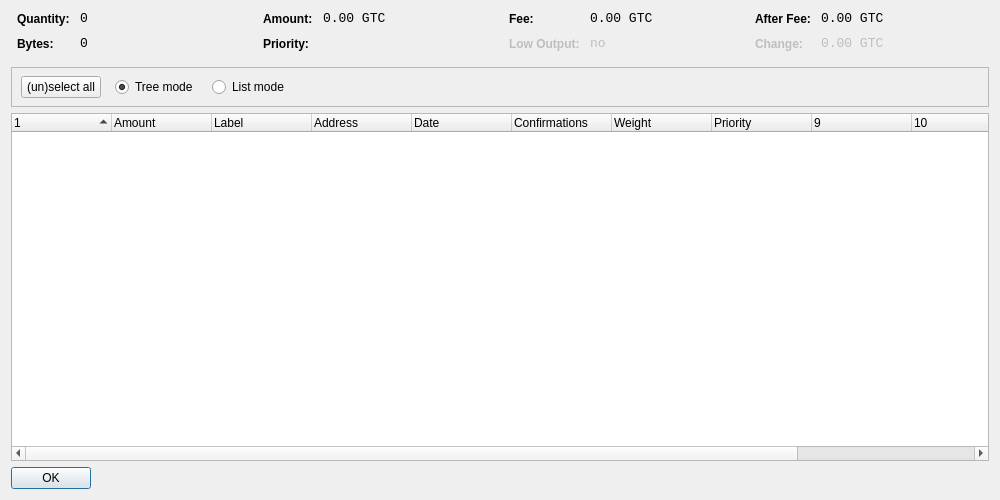
<?xml version="1.0" encoding="UTF-8"?>
<ui version="4.0">
 <class>CoinControlDialog</class>
 <widget class="QWidget" name="CoinControlDialog">
  <property name="geometry">
   <rect>
    <x>0</x>
    <y>0</y>
    <width>1000</width>
    <height>500</height>
   </rect>
  </property>
  <property name="windowTitle">
   <string>Coin Control</string>
  </property>
  <layout class="QVBoxLayout" name="verticalLayout">
   <item>
    <layout class="QHBoxLayout" name="horizontalLayoutTop" stretch="0,0,0,0">
     <property name="topMargin">
      <number>0</number>
     </property>
     <property name="bottomMargin">
      <number>10</number>
     </property>
     <item>
      <layout class="QFormLayout" name="formLayoutCoinControl1">
       <property name="horizontalSpacing">
        <number>10</number>
       </property>
       <property name="verticalSpacing">
        <number>10</number>
       </property>
       <property name="leftMargin">
        <number>6</number>
       </property>
       <property name="rightMargin">
        <number>6</number>
       </property>
       <item row="0" column="0">
        <widget class="QLabel" name="labelCoinControlQuantityText">
         <property name="styleSheet">
          <string notr="true">font-weight:bold;</string>
         </property>
         <property name="text">
          <string>Quantity:</string>
         </property>
        </widget>
       </item>
       <item row="0" column="1">
        <widget class="QLabel" name="labelCoinControlQuantity">
         <property name="font">
          <font>
           <family>Monospace</family>
           <pointsize>10</pointsize>
          </font>
         </property>
         <property name="cursor">
          <cursorShape>IBeamCursor</cursorShape>
         </property>
         <property name="contextMenuPolicy">
          <enum>Qt::ActionsContextMenu</enum>
         </property>
         <property name="text">
          <string notr="true">0</string>
         </property>
         <property name="textInteractionFlags">
          <set>Qt::LinksAccessibleByMouse|Qt::TextSelectableByKeyboard|Qt::TextSelectableByMouse</set>
         </property>
        </widget>
       </item>
       <item row="1" column="0">
        <widget class="QLabel" name="labelCoinControlBytesText">
         <property name="styleSheet">
          <string notr="true">font-weight:bold;</string>
         </property>
         <property name="text">
          <string>Bytes:</string>
         </property>
        </widget>
       </item>
       <item row="1" column="1">
        <widget class="QLabel" name="labelCoinControlBytes">
         <property name="font">
          <font>
           <family>Monospace</family>
           <pointsize>10</pointsize>
          </font>
         </property>
         <property name="cursor">
          <cursorShape>IBeamCursor</cursorShape>
         </property>
         <property name="contextMenuPolicy">
          <enum>Qt::ActionsContextMenu</enum>
         </property>
         <property name="text">
          <string notr="true">0</string>
         </property>
         <property name="textInteractionFlags">
          <set>Qt::LinksAccessibleByMouse|Qt::TextSelectableByKeyboard|Qt::TextSelectableByMouse</set>
         </property>
        </widget>
       </item>
      </layout>
     </item>
     <item>
      <layout class="QFormLayout" name="formLayoutCoinControl2">
       <property name="horizontalSpacing">
        <number>10</number>
       </property>
       <property name="verticalSpacing">
        <number>10</number>
       </property>
       <property name="leftMargin">
        <number>6</number>
       </property>
       <property name="rightMargin">
        <number>6</number>
       </property>
       <item row="0" column="0">
        <widget class="QLabel" name="labelCoinControlAmountText">
         <property name="styleSheet">
          <string notr="true">font-weight:bold;</string>
         </property>
         <property name="text">
          <string>Amount:</string>
         </property>
        </widget>
       </item>
       <item row="0" column="1">
        <widget class="QLabel" name="labelCoinControlAmount">
         <property name="font">
          <font>
           <family>Monospace</family>
           <pointsize>10</pointsize>
          </font>
         </property>
         <property name="cursor">
          <cursorShape>IBeamCursor</cursorShape>
         </property>
         <property name="contextMenuPolicy">
          <enum>Qt::ActionsContextMenu</enum>
         </property>
         <property name="text">
          <string notr="true">0.00 GTC</string>
         </property>
         <property name="textInteractionFlags">
          <set>Qt::LinksAccessibleByMouse|Qt::TextSelectableByKeyboard|Qt::TextSelectableByMouse</set>
         </property>
        </widget>
       </item>
       <item row="1" column="0">
        <widget class="QLabel" name="labelCoinControlPriorityText">
         <property name="styleSheet">
          <string notr="true">font-weight:bold;</string>
         </property>
         <property name="text">
          <string>Priority:</string>
         </property>
        </widget>
       </item>
       <item row="1" column="1">
        <widget class="QLabel" name="labelCoinControlPriority">
         <property name="font">
          <font>
           <family>Monospace</family>
           <pointsize>10</pointsize>
          </font>
         </property>
         <property name="cursor">
          <cursorShape>IBeamCursor</cursorShape>
         </property>
         <property name="contextMenuPolicy">
          <enum>Qt::ActionsContextMenu</enum>
         </property>
         <property name="text">
          <string/>
         </property>
         <property name="textInteractionFlags">
          <set>Qt::LinksAccessibleByMouse|Qt::TextSelectableByKeyboard|Qt::TextSelectableByMouse</set>
         </property>
        </widget>
       </item>
      </layout>
     </item>
     <item>
      <layout class="QFormLayout" name="formLayoutCoinControl3">
       <property name="horizontalSpacing">
        <number>10</number>
       </property>
       <property name="verticalSpacing">
        <number>10</number>
       </property>
       <property name="leftMargin">
        <number>6</number>
       </property>
       <property name="rightMargin">
        <number>6</number>
       </property>
       <item row="0" column="0">
        <widget class="QLabel" name="labelCoinControlFeeText">
         <property name="styleSheet">
          <string notr="true">font-weight:bold;</string>
         </property>
         <property name="text">
          <string>Fee:</string>
         </property>
        </widget>
       </item>
       <item row="0" column="1">
        <widget class="QLabel" name="labelCoinControlFee">
         <property name="font">
          <font>
           <family>Monospace</family>
           <pointsize>10</pointsize>
          </font>
         </property>
         <property name="cursor">
          <cursorShape>IBeamCursor</cursorShape>
         </property>
         <property name="contextMenuPolicy">
          <enum>Qt::ActionsContextMenu</enum>
         </property>
         <property name="text">
          <string notr="true">0.00 GTC</string>
         </property>
         <property name="textInteractionFlags">
          <set>Qt::LinksAccessibleByMouse|Qt::TextSelectableByKeyboard|Qt::TextSelectableByMouse</set>
         </property>
        </widget>
       </item>
       <item row="1" column="0">
        <widget class="QLabel" name="labelCoinControlLowOutputText">
         <property name="enabled">
          <bool>false</bool>
         </property>
         <property name="styleSheet">
          <string notr="true">font-weight:bold;</string>
         </property>
         <property name="text">
          <string>Low Output:</string>
         </property>
        </widget>
       </item>
       <item row="1" column="1">
        <widget class="QLabel" name="labelCoinControlLowOutput">
         <property name="enabled">
          <bool>false</bool>
         </property>
         <property name="font">
          <font>
           <family>Monospace</family>
           <pointsize>10</pointsize>
          </font>
         </property>
         <property name="cursor">
          <cursorShape>IBeamCursor</cursorShape>
         </property>
         <property name="contextMenuPolicy">
          <enum>Qt::ActionsContextMenu</enum>
         </property>
         <property name="text">
          <string>no</string>
         </property>
         <property name="textInteractionFlags">
          <set>Qt::LinksAccessibleByMouse|Qt::TextSelectableByKeyboard|Qt::TextSelectableByMouse</set>
         </property>
        </widget>
       </item>
      </layout>
     </item>
     <item>
      <layout class="QFormLayout" name="formLayoutCoinControl4">
       <property name="horizontalSpacing">
        <number>10</number>
       </property>
       <property name="verticalSpacing">
        <number>10</number>
       </property>
       <property name="leftMargin">
        <number>6</number>
       </property>
       <property name="rightMargin">
        <number>6</number>
       </property>
       <item row="0" column="0">
        <widget class="QLabel" name="labelCoinControlAfterFeeText">
         <property name="styleSheet">
          <string notr="true">font-weight:bold;</string>
         </property>
         <property name="text">
          <string>After Fee:</string>
         </property>
        </widget>
       </item>
       <item row="0" column="1">
        <widget class="QLabel" name="labelCoinControlAfterFee">
         <property name="font">
          <font>
           <family>Monospace</family>
           <pointsize>10</pointsize>
          </font>
         </property>
         <property name="cursor">
          <cursorShape>IBeamCursor</cursorShape>
         </property>
         <property name="contextMenuPolicy">
          <enum>Qt::ActionsContextMenu</enum>
         </property>
         <property name="text">
          <string notr="true">0.00 GTC</string>
         </property>
         <property name="textInteractionFlags">
          <set>Qt::LinksAccessibleByMouse|Qt::TextSelectableByKeyboard|Qt::TextSelectableByMouse</set>
         </property>
        </widget>
       </item>
       <item row="1" column="0">
        <widget class="QLabel" name="labelCoinControlChangeText">
         <property name="enabled">
          <bool>false</bool>
         </property>
         <property name="styleSheet">
          <string notr="true">font-weight:bold;</string>
         </property>
         <property name="text">
          <string>Change:</string>
         </property>
        </widget>
       </item>
       <item row="1" column="1">
        <widget class="QLabel" name="labelCoinControlChange">
         <property name="enabled">
          <bool>false</bool>
         </property>
         <property name="font">
          <font>
           <family>Monospace</family>
           <pointsize>10</pointsize>
          </font>
         </property>
         <property name="cursor">
          <cursorShape>IBeamCursor</cursorShape>
         </property>
         <property name="contextMenuPolicy">
          <enum>Qt::ActionsContextMenu</enum>
         </property>
         <property name="text">
          <string notr="true">0.00 GTC</string>
         </property>
         <property name="textInteractionFlags">
          <set>Qt::LinksAccessibleByMouse|Qt::TextSelectableByKeyboard|Qt::TextSelectableByMouse</set>
         </property>
        </widget>
       </item>
      </layout>
     </item>
    </layout>
   </item>
   <item>
    <widget class="QFrame" name="frame">
     <property name="minimumSize">
      <size>
       <width>0</width>
       <height>40</height>
      </size>
     </property>
     <property name="frameShape">
      <enum>QFrame::StyledPanel</enum>
     </property>
     <property name="frameShadow">
      <enum>QFrame::Sunken</enum>
     </property>
     <widget class="QWidget" name="horizontalLayoutWidget">
      <property name="geometry">
       <rect>
        <x>10</x>
        <y>0</y>
        <width>781</width>
        <height>41</height>
       </rect>
      </property>
      <layout class="QHBoxLayout" name="horizontalLayoutPanel" stretch="0,0,0,0">
       <property name="spacing">
        <number>14</number>
       </property>
       <item>
        <widget class="QPushButton" name="pushButtonSelectAll">
         <property name="sizePolicy">
          <sizepolicy hsizetype="Maximum" vsizetype="Fixed">
           <horstretch>0</horstretch>
           <verstretch>0</verstretch>
          </sizepolicy>
         </property>
         <property name="text">
          <string>(un)select all</string>
         </property>
        </widget>
       </item>
       <item>
        <widget class="QRadioButton" name="radioTreeMode">
         <property name="sizePolicy">
          <sizepolicy hsizetype="Maximum" vsizetype="Fixed">
           <horstretch>0</horstretch>
           <verstretch>0</verstretch>
          </sizepolicy>
         </property>
         <property name="text">
          <string>Tree mode</string>
         </property>
         <property name="checked">
          <bool>true</bool>
         </property>
        </widget>
       </item>
       <item>
        <widget class="QRadioButton" name="radioListMode">
         <property name="sizePolicy">
          <sizepolicy hsizetype="Maximum" vsizetype="Fixed">
           <horstretch>0</horstretch>
           <verstretch>0</verstretch>
          </sizepolicy>
         </property>
         <property name="text">
          <string>List mode</string>
         </property>
        </widget>
       </item>
       <item>
        <spacer name="horizontalSpacer">
         <property name="orientation">
          <enum>Qt::Horizontal</enum>
         </property>
         <property name="sizeHint" stdset="0">
          <size>
           <width>40</width>
           <height>20</height>
          </size>
         </property>
        </spacer>
       </item>
      </layout>
     </widget>
    </widget>
   </item>
   <item>
    <widget class="CoinControlTreeWidget" name="treeWidget">
     <property name="contextMenuPolicy">
      <enum>Qt::CustomContextMenu</enum>
     </property>
     <property name="sortingEnabled">
      <bool>false</bool>
     </property>
     <property name="columnCount">
      <number>12</number>
     </property>
     <attribute name="headerShowSortIndicator" stdset="0">
      <bool>true</bool>
     </attribute>
     <attribute name="headerStretchLastSection">
      <bool>false</bool>
     </attribute>
     <column>
      <property name="text">
       <string/>
      </property>
     </column>
     <column>
      <property name="text">
       <string>Amount</string>
      </property>
     </column>
     <column>
      <property name="text">
       <string>Label</string>
      </property>
     </column>
     <column>
      <property name="text">
       <string>Address</string>
      </property>
     </column>
     <column>
      <property name="text">
       <string>Date</string>
      </property>
     </column>
     <column>
      <property name="text">
       <string>Confirmations</string>
      </property>
      <property name="toolTip">
       <string>Confirmed</string>
      </property>
     </column>
     <column>
      <property name="text">
       <string>Weight</string>
      </property>
     </column>
     <column>
      <property name="text">
       <string>Priority</string>
      </property>
     </column>
     <column>
      <property name="text">
       <string/>
      </property>
     </column>
     <column>
      <property name="text">
       <string/>
      </property>
     </column>
     <column>
      <property name="text">
       <string/>
      </property>
     </column>
     <column>
      <property name="text">
       <string/>
      </property>
     </column>
    </widget>
   </item>
   <item>
    <widget class="QDialogButtonBox" name="buttonBox">
     <property name="sizePolicy">
      <sizepolicy hsizetype="Maximum" vsizetype="Fixed">
       <horstretch>0</horstretch>
       <verstretch>0</verstretch>
      </sizepolicy>
     </property>
     <property name="orientation">
      <enum>Qt::Horizontal</enum>
     </property>
     <property name="standardButtons">
      <set>QDialogButtonBox::Ok</set>
     </property>
    </widget>
   </item>
  </layout>
 </widget>
 <customwidgets>
  <customwidget>
   <class>CoinControlTreeWidget</class>
   <extends>QTreeWidget</extends>
   <header>coincontroltreewidget.h</header>
  </customwidget>
 </customwidgets>
 <resources/>
 <connections/>
</ui>
